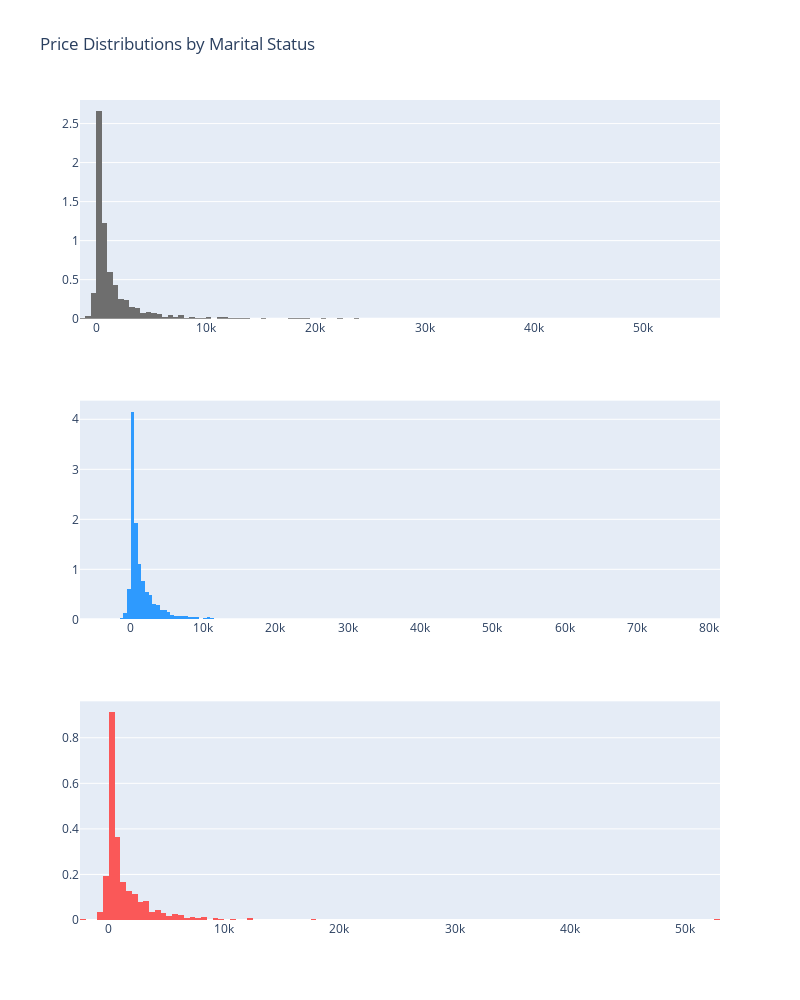

Notebook code for this chart:
### Code cell
# Distribution of Balances by Marital status
single = df['balance'].loc[df['marital'] == 'single'].values
married = df['balance'].loc[df['marital'] == 'married'].values
divorced = df['balance'].loc[df['marital'] == 'divorced'].values


single_dist = go.Histogram(
    x=single,
    histnorm='density', 
    name='single',
    marker=dict(
        color='#6E6E6E'
    )
)


married_dist = go.Histogram(
    x=married,
    histnorm='density', 
    name='married',
    marker=dict(
        color='#2E9AFE'
    )
)

divorced_dist = go.Histogram(
    x=divorced,
    histnorm='density', 
    name='divorced',
    marker=dict(
        color='#FA5858'
    )
)


fig = tools.make_subplots(rows=3, print_grid=False)

fig.append_trace(single_dist, 1, 1)
fig.append_trace(married_dist, 2, 1)
fig.append_trace(divorced_dist, 3, 1)


fig['layout'].update(showlegend=False, title="Price Distributions by Marital Status",
                    height=1000, width=800)

iplot(fig, filename='custom-sized-subplot-with-subplot-titles')

### Figure 1 — Plotly figure (JSON) as saved in the notebook; plotly's stock layout.template omitted (floating-point values rounded to 4 significant figures; data arrays with more than 128 entries replaced by an {"elided": "..."} marker saying what was removed)
{"data": [{"histnorm": "density", "marker": {"color": "#6E6E6E"}, "name": "single", "type": "histogram", "x": {"elided": "3336 int values"}, "xaxis": "x", "yaxis": "y"}, {"histnorm": "density", "marker": {"color": "#2E9AFE"}, "name": "married", "type": "histogram", "x": {"elided": "5815 int values"}, "xaxis": "x2", "yaxis": "y2"}, {"histnorm": "density", "marker": {"color": "#FA5858"}, "name": "divorced", "type": "histogram", "x": {"elided": "1174 int values"}, "xaxis": "x3", "yaxis": "y3"}], "layout": {"height": 1000, "showlegend": false, "title": {"text": "Price Distributions by Marital Status"}, "width": 800, "xaxis": {"anchor": "y", "autorange": true, "domain": [0, 1], "range": [-1500.0, 57000.0], "type": "linear"}, "xaxis2": {"anchor": "y2", "autorange": true, "domain": [0, 1], "range": [-7000.0, 81500.0], "type": "linear"}, "xaxis3": {"anchor": "y3", "autorange": true, "domain": [0, 1], "range": [-2500.0, 53000.0], "type": "linear"}, "yaxis": {"anchor": "x", "autorange": true, "domain": [0.7333, 1], "range": [0, 2.802]}, "yaxis2": {"anchor": "x2", "autorange": true, "domain": [0.3667, 0.6333], "range": [0, 4.373]}, "yaxis3": {"anchor": "x3", "autorange": true, "domain": [0, 0.2667], "range": [0, 0.96]}}}
